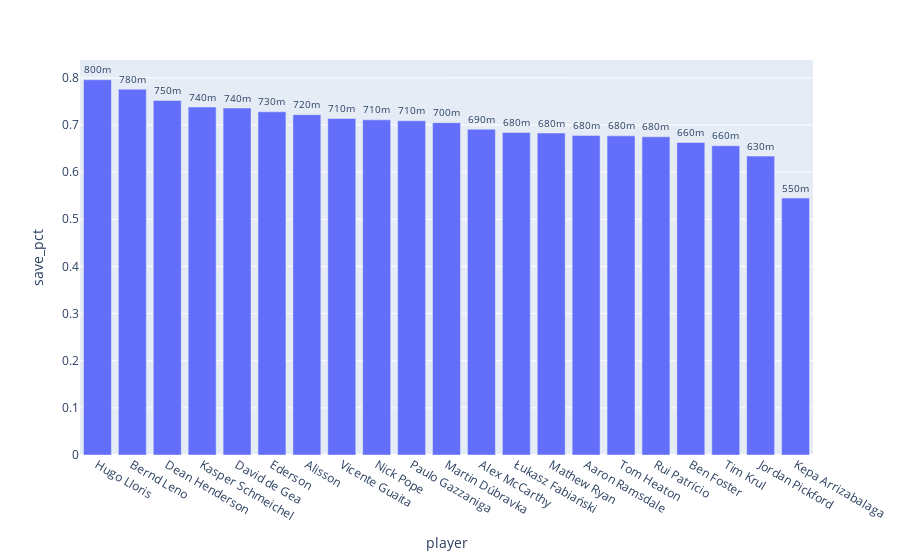

Write notebook code for a chart like this one.
### Code cell
plot(keeper,'save_pct','bar')

### Figure 1 — Plotly figure (JSON) as saved in the notebook; plotly's stock layout.template omitted (floating-point values rounded to 4 significant figures)
{"data": [{"alignmentgroup": "True", "hovertemplate": "player=%{x}<br>save_pct=%{text}<extra></extra>", "legendgroup": "", "marker": {"color": "#636efa"}, "name": "", "offsetgroup": "", "orientation": "v", "showlegend": false, "text": [0.722, 0.545, 0.705, 0.728, 0.684, 0.663, 0.709, 0.736, 0.714, 0.677, 0.752, 0.656, 0.776, 0.796, 0.691, 0.675, 0.634, 0.711, 0.678, 0.683, 0.738], "textposition": "outside", "texttemplate": "%{text:.2s}", "type": "bar", "x": ["Alisson", "Kepa Arrizabalaga", "Martin Dúbravka", "Ederson", "Łukasz Fabiański", "Ben Foster", "Paulo Gazzaniga", "David de Gea", "Vicente Guaita", "Tom Heaton", "Dean Henderson", "Tim Krul", "Bernd Leno", "Hugo Lloris", "Alex McCarthy", "Rui Patrício", "Jordan Pickford", "Nick Pope", "Aaron Ramsdale", "Mathew Ryan", "Kasper Schmeichel"], "xaxis": "x", "y": [0.722, 0.545, 0.705, 0.728, 0.684, 0.663, 0.709, 0.736, 0.714, 0.677, 0.752, 0.656, 0.776, 0.796, 0.691, 0.675, 0.634, 0.711, 0.678, 0.683, 0.738], "yaxis": "y"}], "layout": {"barmode": "relative", "legend": {"tracegroupgap": 0}, "margin": {"t": 60}, "xaxis": {"anchor": "y", "categoryorder": "total descending", "domain": [0, 1], "title": {"text": "player"}}, "yaxis": {"anchor": "x", "domain": [0, 1], "title": {"text": "save_pct"}}}}
